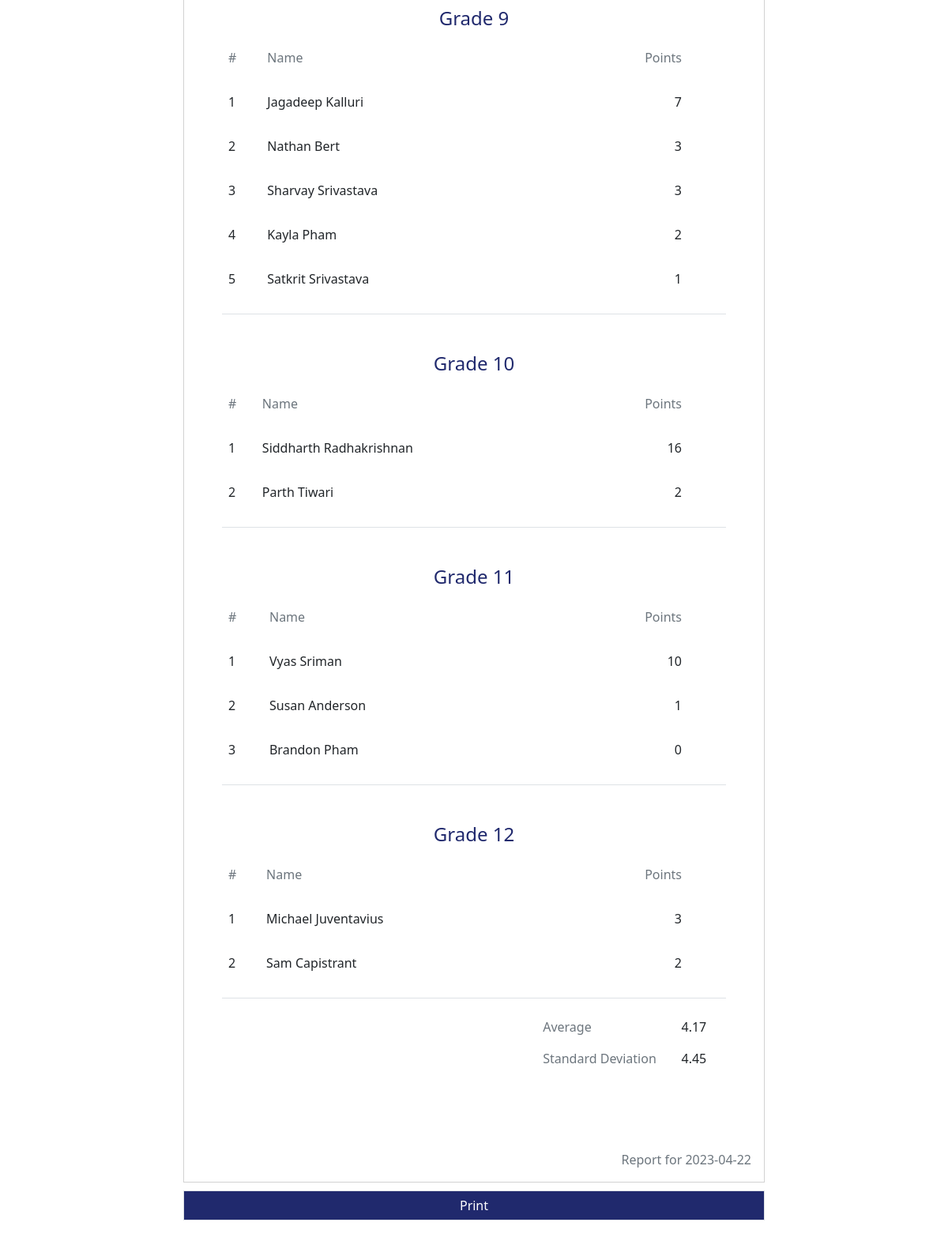
The page /report/ (signed in, middle part) on the database as committed earlier.
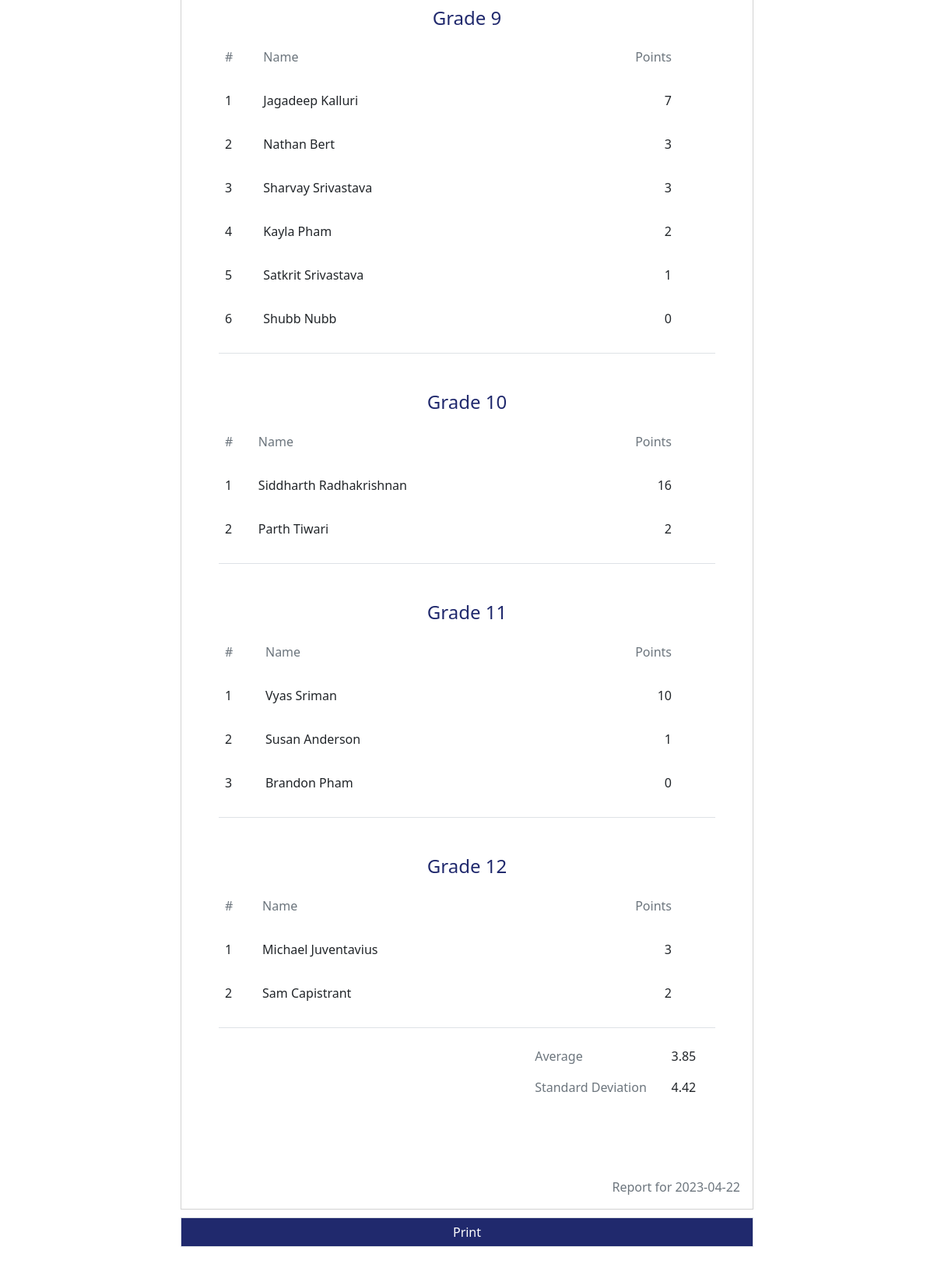
The same page on the database as committed later.
### CyRanch_Connect/models.py (models this page shows)
class Student(models.Model):
    user = models.OneToOneField(User, null=True, on_delete=models.CASCADE, related_name='student')
    grade = models.IntegerField(null=True, validators=[MinValueValidator(9), MaxValueValidator(12)])
    first_name = models.CharField(max_length=200)
    last_name = models.CharField(max_length=200)
    student_id = models.IntegerField(null=True)
    email = models.EmailField(max_length=200)
    points = models.IntegerField(blank=True, default=0)
    def __str__(self):
        return self.first_name + ' ' + self.last_name
    class Meta:
        get_latest_by = 'points'

### CyRanch_Connect/views.py (the view)
# urls.py: path('report/', views.generate_report, name='report'),
def generate_report(request):
    if request.user.is_staff:
        orderby = request.GET.get('orderby', '-points')
        if orderby not in ['points', '-points', 'first_name', '-first_name', 'last_name', '-last_name']:
            return HttpResponse(status=404)
        grade_nine = Student.objects.all().filter(grade=9).order_by(orderby)
        grade_ten = Student.objects.all().filter(grade=10).order_by(orderby)
        grade_eleven = Student.objects.all().filter(grade=11).order_by(orderby)
        grade_twelve = Student.objects.all().filter(grade=12).order_by(orderby)
        random_winner_nine = random.choice(grade_nine) if grade_nine else "None"
        random_winner_ten = random.choice(grade_ten) if grade_ten else "None"
        random_winner_eleven = random.choice(grade_eleven) if grade_eleven else "None"
        random_winner_twelve = random.choice(grade_twelve) if grade_twelve else "None"
        most_points = Student.objects.latest()
        date = str(datetime.date.today())
        average = Student.objects.all().aggregate(Avg('points'))['points__avg']
        stddev = Student.objects.all().aggregate(StdDev('points'))['points__stddev']
        return render(request, 'CyRanch_Connect/report.html',
                      {'grade_nine': grade_nine, 'grade_ten': grade_ten, 'grade_eleven': grade_eleven,
                       'grade_twelve': grade_twelve, 'random_winner_nine': random_winner_nine,
                       'random_winner_ten': random_winner_ten, 'random_winner_eleven': random_winner_eleven,
                       'random_winner_twelve': random_winner_twelve, 'most_points': most_points, 'date': date,
                       'average': average, 'stddev': stddev})
    else:
        messages.error(request, 'You do not have permission to view this page')
        return HttpResponseRedirect(reverse('CyRanch_Connect:index'))

### CyRanch_Connect/templates/CyRanch_Connect/report.html (shortened to what the changed rows need)
{% extends "base.html" %}
{% load static %}
{% block content %}
    <div class="container mt-5 mb-5">
        <div class="row d-flex justify-content-center">
            <div class="col-md-8">
                <div class="card rounded-0" id="report">
                    <div class="p-5">
                        <div class="border-bottom table-responsive mt-5">
                            <table class="table table-borderless">
                                <tbody>
                                {% for student in grade_nine %}
                                    <tr>
                                        <td>
                                            <div class="py-2">
                                                <span>{{ forloop.counter }}</span>
                                            </div>
                                        </td>
                                        <td>
                                            <div class="py-2">
                                                <span>{{ student }}</span>
                                            </div>
                                        </td>
                                        <td>
                                            <div class="py-2  mx-5 text-end">
                                                <span>{{ student.points }}</span>
                                            </div>
                                        </td>
                                    </tr>
                                {% endfor %}
                                </tbody>
                            </table>
                        </div>
                        <div class="border-bottom table-responsive mt-5">
                            <table class="table table-borderless">
                                <tbody>
                                {% for student in grade_ten %}
                                    <tr>
                                        <td>
                                            <div class="py-2">
                                                <span>{{ forloop.counter }}</span>
                                            </div>
                                        </td>
                                        <td>
                                            <div class="py-2">
                                                <span>{{ student }}</span>
                                            </div>
                                        </td>
                                        <td>
                                            <div class="py-2  mx-5 text-end">
                                                <span>{{ student.points }}</span>
                                            </div>
                                        </td>
                                    </tr>
                                {% endfor %}
                                </tbody>
                            </table>
                        </div>
                        <div class="border-bottom table-responsive mt-5">
                            <table class="table table-borderless">
                                <tbody>
                                {% for student in grade_eleven %}
                                    <tr>
                                        <td>
                                            <div class="py-2">
                                                <span>{{ forloop.counter }}</span>
                                            </div>
                                        </td>
                                        <td>
                                            <div class="py-2">
                                                <span>{{ student }}</span>
                                            </div>
                                        </td>
                                        <td>
                                            <div class="py-2 mx-5 text-end">
                                                <span>{{ student.points }}</span>
                                            </div>
                                        </td>
                                    </tr>
                                {% endfor %}
                                </tbody>
                            </table>
                        </div>
                        <div class="border-bottom table-responsive mt-5">
                            <table class="table table-borderless">
                                <tbody>
                                {% for student in grade_twelve %}
                                    <tr>
                                        <td>
                                            <div class="py-2">
                                                <span>{{ forloop.counter }}</span>
                                            </div>
                                        </td>
                                        <td>
                                            <div class="py-2">
                                                <span>{{ student }}</span>
                                            </div>
                                        </td>
                                        <td>
                                            <div class="py-2  mx-5 text-end">
                                                <span>{{ student.points }}</span>
                                            </div>
                                        </td>
                                    </tr>
                                {% endfor %}
                                </tbody>
                            </table>
                        </div>
                        <div class="row d-flex justify-content-end my-3">
                            <div class="col-md-5 px-4">
                                <table class="table table-borderless">
                                    <tbody class="totals">
                                    <tr>
                                        <td>
                                            <div class="text-right"><span>{{ average|floatformat:2 }}</span></div>
                                        </td>
                                    </tr>
                                    <tr>
                                        <td>
                                            <div class="text-right"><span>{{ stddev|floatformat:2 }}</span></div>
                                        </td>
                                    </tr>
                                    </tbody>
                                </table>
                            </div>
                        </div>
                    </div>
                </div>
            </div>
        </div>
    </div>
{% endblock %}

Rows that differ between the two databases and show on the page:
added Student: first_name+last_name "Shubb Nubb", points "0", shown under "Grade 9"
Other text that changed with them:
{{ average|floatformat:2 }}: "4.17" → "3.85"
{{ stddev|floatformat:2 }}: "4.45" → "4.42"
